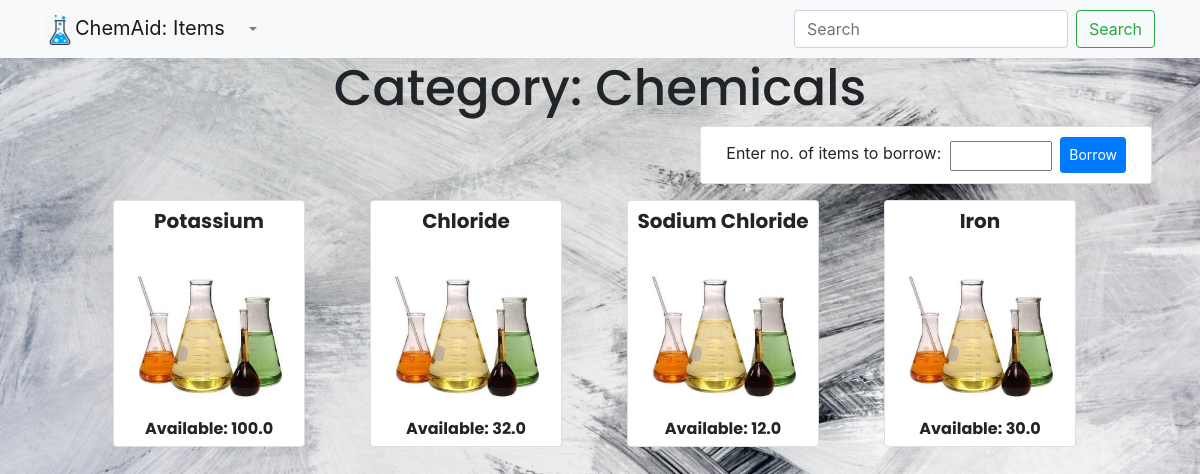
Page /ChemAid/home/borrow/8/ on the committed database.
### Items/models.py (models this page shows, shortened)
class Category(models.Model):
    name = models.CharField(max_length=255, unique=True)
    picture = models.FileField()

class Item(models.Model):
    name = models.CharField(max_length=255)
    categories = models.ManyToManyField(Category)
    available = models.FloatField(default=0)
    picture = models.ImageField(blank=False, upload_to = 'profile_pics')
    description = models.CharField(max_length=500)

### Items/views.py (the view, shortened to what this page needs)
# urls.py: url(r'^ChemAid/home/borrow/(\d+)/$', views.borrow, name="borrow"),
def borrow(request, id):
    items = Item.objects.all()
    cat = get_object_or_404(Category, pk=id)
    return render(request, "items/borrow.html", {'items':items, 'cat':cat})

### Items/templates/items/borrow.html (shortened to what this page needs)
{% extends 'items/itemsbase.html' %}
{% block content %}
<center><h4  style="font-color:black;font-family: 'Poppins', sans-serif;font-size:50px;">Category: {{ cat.name }}</h4></center>
        <form method="POST" action="">
            {% load staticfiles %}
            <div class="d-flex flex-row-reverse">
                <div class="card mr-5"style="padding: 10px 40px;">
                    <center>
                    <div class="row">
                        <label class="mt-1">Enter no. of items to borrow:&nbsp;</label>
                        <div class="station pl-1 mt-1 pr-1"><input type="text" name="num" min="1" max="{{ it.available }}" size="5"></div>
                        &nbsp;<button type="submit" name="save_borrow" class="btn btn-primary btn-sm">Borrow</button>
                    </div>
                    </center>
                </div>
            </div>
            <div class="row ml-5 mt-3">
                {% for item in cat.item_set.all %}
                <div class="card" style="margin-left: 65px; margin-bottom:20px; width: 12rem;">
                    <center>
                    <h5 class="card-title mt-2" style="font-family: 'Poppins', sans-serif;font-weight: bolder;">{{ item.name }}</h5>
                    {% if item.available == 0 %}
                        <label class='text-danger'>Not Available</label>
                        <img src="{{ item.picture.url }}" class="card-img-top mx-auto mt-3" alt="..." style="height: 150px;width:150px;">
                    {% else %}
                        <label>
                            <img src="{{ item.picture.url }}" class="card-img-top mx-auto mt-3" alt="..." style="height: 150px;width:150px;">
                        </label>
                    {% endif %}
                    <h6 style="font-family: 'Poppins', sans-serif;font-weight: bolder;">Available: {{ item.available }}</h6>
                    </center>
                </div>
                {% endfor %}
            </div>
        </form>
{% endblock %}

### Items/templates/items/itemsbase.html (style rules this page uses)
body { background-image: url("/static/home/media/sub.jpg"); min-height: 768px; background-position: center; background-repeat: no-repeat; background-size: cover; position: relative; }

### Items/templates/items/borrow.html (style rules this page uses)
[type=radio] + img { cursor: pointer; }

### rows in the picture
Category: name "Chemicals"
Item: name "Potassium", picture (picture), available "100.0"
Item: name "Chloride", picture (picture), available "32.0"
Item: name "Sodium Chloride", picture (picture), available "12.0"
Item: name "Iron", picture (picture), available "30.0"
